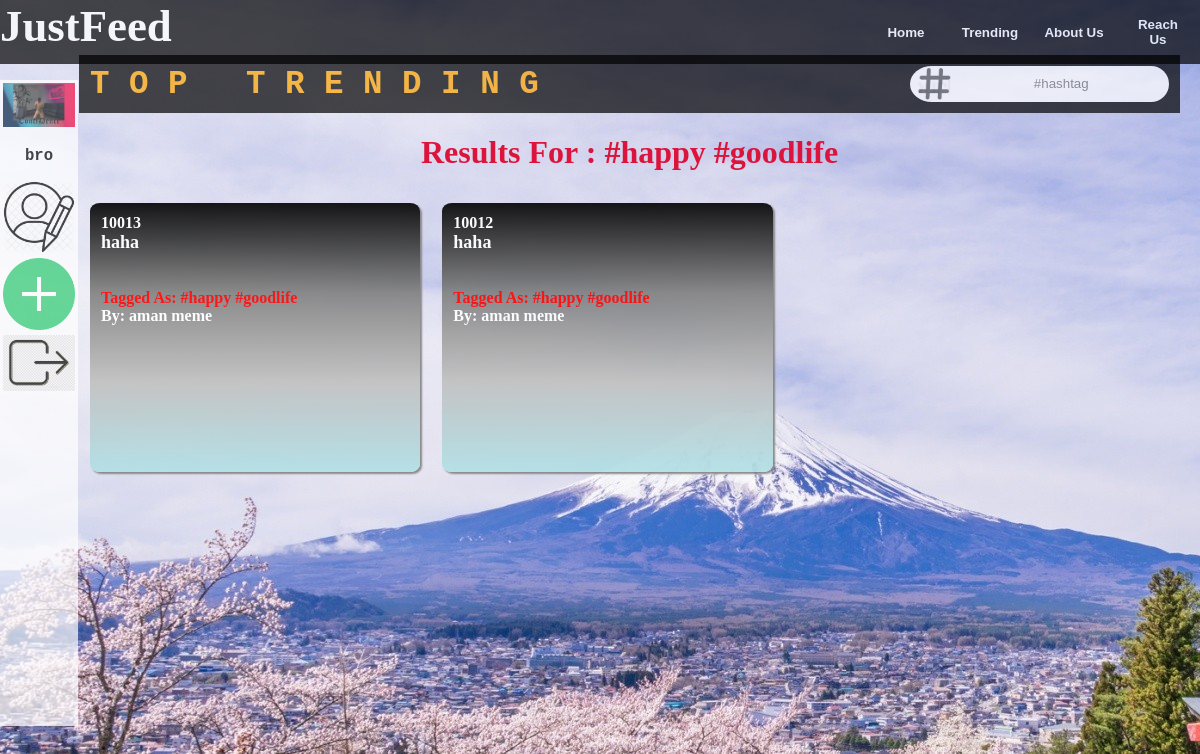
The app's page /searchbar.php?res=#happy #goodlife (signed in) with its own data.
### tables this page shows
CREATE TABLE `article` (
  `articleid` int(11) NOT NULL,
  `heading` varchar(50) DEFAULT NULL,
  `article` text DEFAULT NULL,
  `userid` int(11) DEFAULT NULL,
  `upfeed` int(11) DEFAULT 0,
  `downfeed` int(11) DEFAULT 0,
  `tags` varchar(50) DEFAULT NULL,
  `uploadtime` datetime DEFAULT current_timestamp()
);

CREATE TABLE `users` (
  `name` text NOT NULL,
  `email` text NOT NULL,
  `pass` text NOT NULL,
  `age` date NOT NULL,
  `prof` text NOT NULL,
  `loca` text NOT NULL,
  `picname` text NOT NULL,
  `userid` int(11) NOT NULL,
  `merit` int(11) NOT NULL,
  `article` int(11) NOT NULL,
  `upfeed` varchar(500) NOT NULL,
  `downfeed` varchar(500) NOT NULL,
  `saved` varchar(500) NOT NULL
);

### searchbar.php (the view, shortened to what this page needs)
<html>
<head>
<link rel="stylesheet" href="login.css"></link>
<link rel="stylesheet" href="search.css"></link>
</head>
<body>
<?php
$connect=mysqli_connect("127.0.0.1","root","");
mysqli_select_db($connect,"JustFeed");
?>
<div id="mainfeed">
	<div class="panels" id="upperpanel">
		<form action="searchbar.php">
		T O P &nbsp;  T R E N D I N G
		<input type="text" id="searchbar" name="res" placeholder="#hashtag" onchange="searchtag.click();">
		<img src="Background/searchicon.jpg" id="searchicon" />
		</form>
	</div>
	<center>
	<?php
		mysqli_select_db($connect,"justfeed");
		if(isset($_REQUEST["res"]))
		{
		$res = $_REQUEST["res"];
		$ress="%".$res."%";
		$q = mysqli_query($connect,"select * from article where tags like '$ress' order by uploadtime desc");
		if($q)
		{
		?> <h1 id="t"> Results For : <?php echo$res; ?> </h1> </center>
		<?php
			while($articles = mysqli_fetch_array($q))
			{
				?>
				<div class = "feed" onclick="window.location = 'viewpost.php?artid=<?php echo $articles[0]; ?>' "">
				<b id="aid">	<?php echo $articles[0]; ?><br></b>
				<b id="tt">		<?php echo $articles[1]; ?><br></b><br><br>
				<b id="taag">	Tagged As:&nbsp;<?php echo $articles[6]; ?><br></b>
				<b id="naa">	By:&nbsp;<?php $naam=mysqli_query($connect,"select name from users where userid='$articles[3]'");
										$naamarr=mysqli_fetch_array($naam);
										echo$naamarr[0];?> </b><br>
				</div>
				<?php
			}
		}
			?>	<div class = "feed" id="dis1" span style="display:block">
			<?php
		}
		?>
</div>
</body>
</html>

### login.css (style rules this page uses)
body { background-size : cover; overflow : hidden; background : url("Background/gg.jpg") 0 0; font-family : cursive; scroll-behavior: smooth; }
#navbar { width : 100%; position : fixed; top:0; left:0; height : 8%; background-color: black; opacity : 0.7; color : white; font-weight: bold; font-size : 280%; overflow : hidden; z-index : 5; }
.navbutton { height : 100%; width : 7%; float : right; color : white; border: none; background-color : black; color : white; padding : 1%; font-weight : bold; overflow:hidden; }
#sidebar { width : 6%; padding : 3px; top:10%; left:0; position : fixed; height : 80%; background-color: white; white-space: wrap; font-size: 120%; font-weight:bold; font-family: monospace; text-align:center; animation : move_right; animation-duration: 2s; opacity:0.7; overflow-wrap: break-word; z-index : 5; }
.sideicon { width:100%; margin-bottom:7%; border: none; }
#mainfeed { width : 93%; margin-top : 3%; float : right; height : 90%; padding : 1%; overflow : auto; white-space: wrap; animation : rise; animation-duration: 1s; }
.feed { width : 28%; height : 35%; float : left; //border-top : 20px solid black; //border-bottom : 20px solid black; border-radius:3%; //background-color: rgba(0,0,0,85%); background-image: linear-gradient(to bottom,black,grey,silver,powderblue); color: white; box-shadow: 2px 2px 2px grey; margin : 1%; padding : 1%; opacity : 0.9; }
#tt { text-align:center; font-size:18px; overflow:auto; }
#taag { color:red; font-size:16px; }

### search.css (style rules this page uses)
#mainfeed { overflow : hidden; }
#upperpanel { width:98%; height:5%; background : black; opacity: 0.7; color : orange; font-family: monospace; font-weight : bold; font-size : 250%; padding : 1%; overflow : hidden; }
#searchbar { float:right; height : 100%; display : block; width : 20%; text-align : center; border : none; border-radius : 0 50px 50px 0; }
#searchicon { height: 100%; border-radius : 100% 0 0 100%; float : right; }

### searchbar.php (style rules this page uses)
#t { font-family:Verdana; color:crimson; }

### records on screen
article: articleid "10013", heading "haha", tags "#happy #goodlife", userid.name "aman meme"
article: articleid "10012", heading "haha", tags "#happy #goodlife", userid.name "aman meme"

### other values on screen
$res "#happy #goodlife"
